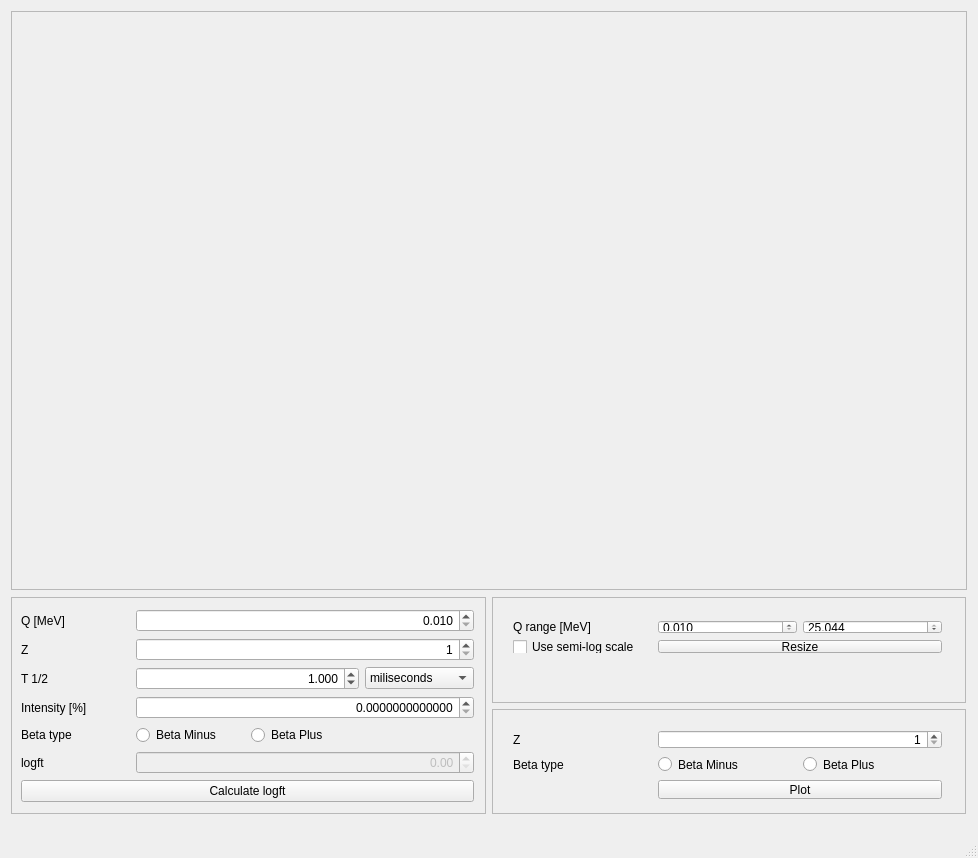
<?xml version="1.0" encoding="UTF-8"?>
<ui version="4.0">
 <class>MainWindow</class>
 <widget class="QMainWindow" name="MainWindow">
  <property name="geometry">
   <rect>
    <x>0</x>
    <y>0</y>
    <width>978</width>
    <height>858</height>
   </rect>
  </property>
  <property name="windowTitle">
   <string>Fermi plot</string>
  </property>
  <widget class="QWidget" name="centralWidget">
   <layout class="QVBoxLayout" name="verticalLayout">
    <item>
     <widget class="QFrame" name="plotFrame">
      <property name="frameShape">
       <enum>QFrame::StyledPanel</enum>
      </property>
      <property name="frameShadow">
       <enum>QFrame::Sunken</enum>
      </property>
      <property name="lineWidth">
       <number>1</number>
      </property>
      <property name="midLineWidth">
       <number>0</number>
      </property>
      <layout class="QVBoxLayout" name="verticalLayout_3" stretch="0">
       <property name="spacing">
        <number>6</number>
       </property>
       <property name="leftMargin">
        <number>1</number>
       </property>
       <property name="topMargin">
        <number>1</number>
       </property>
       <property name="rightMargin">
        <number>1</number>
       </property>
       <property name="bottomMargin">
        <number>1</number>
       </property>
       <item>
        <widget class="QCustomPlot" name="customPlot" native="true">
         <property name="sizePolicy">
          <sizepolicy hsizetype="Preferred" vsizetype="MinimumExpanding">
           <horstretch>0</horstretch>
           <verstretch>0</verstretch>
          </sizepolicy>
         </property>
        </widget>
       </item>
      </layout>
     </widget>
    </item>
    <item>
     <widget class="QFrame" name="calculatorFrame">
      <layout class="QHBoxLayout" name="horizontalLayout">
       <property name="leftMargin">
        <number>0</number>
       </property>
       <property name="topMargin">
        <number>1</number>
       </property>
       <property name="rightMargin">
        <number>1</number>
       </property>
       <item alignment="Qt::AlignVCenter">
        <widget class="QFrame" name="logftFrame">
         <property name="frameShape">
          <enum>QFrame::StyledPanel</enum>
         </property>
         <property name="frameShadow">
          <enum>QFrame::Raised</enum>
         </property>
         <layout class="QVBoxLayout" name="verticalLayout_2">
          <property name="leftMargin">
           <number>9</number>
          </property>
          <item>
           <layout class="QGridLayout" name="logftArguments" rowstretch="0,0,0,0,0,0" columnstretch="0,0,0,0">
            <property name="verticalSpacing">
             <number>6</number>
            </property>
            <item row="4" column="0">
             <widget class="QLabel" name="betaTypeLabel">
              <property name="text">
               <string>Beta type</string>
              </property>
             </widget>
            </item>
            <item row="2" column="0">
             <widget class="QLabel" name="t12SLabel">
              <property name="text">
               <string>T 1/2</string>
              </property>
             </widget>
            </item>
            <item row="3" column="0">
             <widget class="QLabel" name="intensityLabel">
              <property name="text">
               <string>Intensity [%]</string>
              </property>
             </widget>
            </item>
            <item row="0" column="0">
             <widget class="QLabel" name="qMeVLabel">
              <property name="text">
               <string>Q [MeV]</string>
              </property>
             </widget>
            </item>
            <item row="1" column="0">
             <widget class="QLabel" name="zLabel">
              <property name="text">
               <string>Z</string>
              </property>
             </widget>
            </item>
            <item row="5" column="0">
             <widget class="QLabel" name="logftLabel">
              <property name="text">
               <string>logft</string>
              </property>
             </widget>
            </item>
            <item row="1" column="1" colspan="3">
             <widget class="QSpinBox" name="zSpinBox">
              <property name="sizePolicy">
               <sizepolicy hsizetype="MinimumExpanding" vsizetype="Fixed">
                <horstretch>0</horstretch>
                <verstretch>0</verstretch>
               </sizepolicy>
              </property>
              <property name="layoutDirection">
               <enum>Qt::LeftToRight</enum>
              </property>
              <property name="alignment">
               <set>Qt::AlignRight|Qt::AlignTrailing|Qt::AlignVCenter</set>
              </property>
              <property name="minimum">
               <number>1</number>
              </property>
              <property name="maximum">
               <number>101</number>
              </property>
             </widget>
            </item>
            <item row="2" column="3">
             <widget class="QComboBox" name="timeUnit">
              <property name="currentText">
               <string>miliseconds</string>
              </property>
              <item>
               <property name="text">
                <string>miliseconds</string>
               </property>
              </item>
              <item>
               <property name="text">
                <string>seconds</string>
               </property>
              </item>
              <item>
               <property name="text">
                <string>minutes</string>
               </property>
              </item>
              <item>
               <property name="text">
                <string>hours</string>
               </property>
              </item>
              <item>
               <property name="text">
                <string>days</string>
               </property>
              </item>
              <item>
               <property name="text">
                <string>years</string>
               </property>
              </item>
             </widget>
            </item>
            <item row="2" column="1" colspan="2">
             <widget class="QDoubleSpinBox" name="t12SDoubleSpinBox">
              <property name="alignment">
               <set>Qt::AlignRight|Qt::AlignTrailing|Qt::AlignVCenter</set>
              </property>
              <property name="decimals">
               <number>3</number>
              </property>
              <property name="maximum">
               <double>100000000000000000.000000000000000</double>
              </property>
              <property name="value">
               <double>1.000000000000000</double>
              </property>
             </widget>
            </item>
            <item row="3" column="1" colspan="3">
             <widget class="CustomDoubleSpinBox" name="intensityDoubleSpinBox">
              <property name="alignment">
               <set>Qt::AlignRight|Qt::AlignTrailing|Qt::AlignVCenter</set>
              </property>
              <property name="decimals">
               <number>13</number>
              </property>
              <property name="maximum">
               <double>100.000000000000000</double>
              </property>
             </widget>
            </item>
            <item row="5" column="1" colspan="3">
             <widget class="QDoubleSpinBox" name="logftDoubleSpinBox">
              <property name="enabled">
               <bool>false</bool>
              </property>
              <property name="alignment">
               <set>Qt::AlignRight|Qt::AlignTrailing|Qt::AlignVCenter</set>
              </property>
             </widget>
            </item>
            <item row="0" column="1" colspan="3">
             <widget class="QDoubleSpinBox" name="qMeVDoubleSpinBox">
              <property name="alignment">
               <set>Qt::AlignRight|Qt::AlignTrailing|Qt::AlignVCenter</set>
              </property>
              <property name="decimals">
               <number>3</number>
              </property>
              <property name="minimum">
               <double>0.010000000000000</double>
              </property>
              <property name="maximum">
               <double>25.044000000000000</double>
              </property>
              <property name="singleStep">
               <double>0.010000000000000</double>
              </property>
             </widget>
            </item>
            <item row="4" column="1">
             <widget class="QRadioButton" name="betaMinusRadio">
              <property name="text">
               <string>Beta Minus</string>
              </property>
              <attribute name="buttonGroup">
               <string notr="true">betaType</string>
              </attribute>
             </widget>
            </item>
            <item row="4" column="2">
             <widget class="QRadioButton" name="betaPlusRadio">
              <property name="text">
               <string>Beta Plus</string>
              </property>
              <attribute name="buttonGroup">
               <string notr="true">betaType</string>
              </attribute>
             </widget>
            </item>
           </layout>
          </item>
          <item>
           <widget class="QPushButton" name="logftButton">
            <property name="text">
             <string>Calculate logft</string>
            </property>
           </widget>
          </item>
         </layout>
        </widget>
       </item>
       <item>
        <layout class="QGridLayout" name="gridLayout">
         <item row="0" column="0">
          <widget class="QFrame" name="gControlFrame">
           <property name="frameShape">
            <enum>QFrame::StyledPanel</enum>
           </property>
           <property name="frameShadow">
            <enum>QFrame::Raised</enum>
           </property>
           <widget class="QWidget" name="gridLayoutWidget">
            <property name="geometry">
             <rect>
              <x>10</x>
              <y>12</y>
              <width>451</width>
              <height>55</height>
             </rect>
            </property>
            <layout class="QGridLayout" name="graphControl">
             <item row="1" column="1" colspan="2">
              <widget class="QPushButton" name="resizeButton">
               <property name="text">
                <string>Resize</string>
               </property>
              </widget>
             </item>
             <item row="0" column="2">
              <widget class="QDoubleSpinBox" name="graphMaxRangeBox">
               <property name="decimals">
                <number>3</number>
               </property>
               <property name="maximum">
                <double>25.044000000000000</double>
               </property>
               <property name="value">
                <double>25.044000000000000</double>
               </property>
              </widget>
             </item>
             <item row="0" column="0">
              <widget class="QLabel" name="rangeLabel">
               <property name="text">
                <string>Q range [MeV]</string>
               </property>
              </widget>
             </item>
             <item row="0" column="1">
              <widget class="QDoubleSpinBox" name="graphMinRangeBox">
               <property name="decimals">
                <number>3</number>
               </property>
               <property name="minimum">
                <double>0.010000000000000</double>
               </property>
              </widget>
             </item>
             <item row="1" column="0">
              <widget class="QCheckBox" name="semiLogCheckbox">
               <property name="text">
                <string>Use semi-log scale</string>
               </property>
              </widget>
             </item>
            </layout>
           </widget>
          </widget>
         </item>
         <item row="1" column="0">
          <widget class="QFrame" name="gPlotFrame">
           <property name="frameShape">
            <enum>QFrame::StyledPanel</enum>
           </property>
           <property name="frameShadow">
            <enum>QFrame::Raised</enum>
           </property>
           <widget class="QWidget" name="layoutWidget">
            <property name="geometry">
             <rect>
              <x>10</x>
              <y>10</y>
              <width>451</width>
              <height>91</height>
             </rect>
            </property>
            <layout class="QGridLayout" name="integralValues" rowstretch="0,0,0" columnstretch="0,0,0">
             <property name="verticalSpacing">
              <number>6</number>
             </property>
             <item row="1" column="0">
              <widget class="QLabel" name="graphBLabel">
               <property name="text">
                <string>Beta type</string>
               </property>
              </widget>
             </item>
             <item row="1" column="2">
              <widget class="QRadioButton" name="grapBPlus">
               <property name="text">
                <string>Beta Plus</string>
               </property>
              </widget>
             </item>
             <item row="0" column="0">
              <widget class="QLabel" name="graphZLabel">
               <property name="text">
                <string>Z</string>
               </property>
              </widget>
             </item>
             <item row="2" column="1" colspan="2">
              <widget class="QPushButton" name="graphButton">
               <property name="text">
                <string>Plot</string>
               </property>
              </widget>
             </item>
             <item row="0" column="1" colspan="2">
              <widget class="QSpinBox" name="graphZValue">
               <property name="sizePolicy">
                <sizepolicy hsizetype="MinimumExpanding" vsizetype="Fixed">
                 <horstretch>0</horstretch>
                 <verstretch>0</verstretch>
                </sizepolicy>
               </property>
               <property name="layoutDirection">
                <enum>Qt::LeftToRight</enum>
               </property>
               <property name="alignment">
                <set>Qt::AlignRight|Qt::AlignTrailing|Qt::AlignVCenter</set>
               </property>
               <property name="minimum">
                <number>1</number>
               </property>
               <property name="maximum">
                <number>101</number>
               </property>
              </widget>
             </item>
             <item row="1" column="1">
              <widget class="QRadioButton" name="graphBMinus">
               <property name="text">
                <string>Beta Minus</string>
               </property>
              </widget>
             </item>
            </layout>
           </widget>
          </widget>
         </item>
        </layout>
       </item>
      </layout>
     </widget>
    </item>
   </layout>
  </widget>
  <widget class="QMenuBar" name="menuBar">
   <property name="geometry">
    <rect>
     <x>0</x>
     <y>0</y>
     <width>978</width>
     <height>20</height>
    </rect>
   </property>
  </widget>
  <widget class="QStatusBar" name="statusBar"/>
 </widget>
 <layoutdefault spacing="6" margin="11"/>
 <customwidgets>
  <customwidget>
   <class>QCustomPlot</class>
   <extends>QWidget</extends>
   <header>qcustomplot.h</header>
   <container>1</container>
  </customwidget>
  <customwidget>
   <class>CustomDoubleSpinBox</class>
   <extends>QDoubleSpinBox</extends>
   <header>customdoublespinbox.h</header>
  </customwidget>
 </customwidgets>
 <resources/>
 <connections/>
 <buttongroups>
  <buttongroup name="betaType"/>
 </buttongroups>
</ui>
